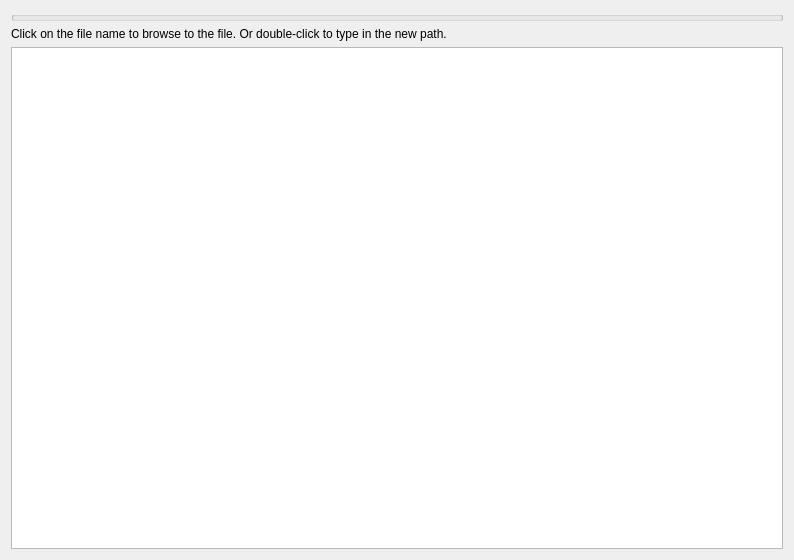
<?xml version="1.0" encoding="UTF-8"?>
<ui version="4.0">
 <class>Dialog_manage_links</class>
 <widget class="QDialog" name="Dialog_manage_links">
  <property name="geometry">
   <rect>
    <x>0</x>
    <y>0</y>
    <width>794</width>
    <height>560</height>
   </rect>
  </property>
  <property name="windowTitle">
   <string>Manage file links</string>
  </property>
  <layout class="QGridLayout" name="gridLayout">
   <item row="3" column="0">
    <widget class="QTableWidget" name="tableWidget"/>
   </item>
   <item row="1" column="0">
    <widget class="QGroupBox" name="groupBox">
     <property name="minimumSize">
      <size>
       <width>0</width>
       <height>10</height>
      </size>
     </property>
     <property name="maximumSize">
      <size>
       <width>16777215</width>
       <height>10</height>
      </size>
     </property>
     <property name="title">
      <string/>
     </property>
    </widget>
   </item>
   <item row="2" column="0">
    <widget class="QLabel" name="label_1">
     <property name="text">
      <string>Click on the file name to browse to the file. Or double-click to type in the new path.</string>
     </property>
    </widget>
   </item>
  </layout>
 </widget>
 <resources/>
 <connections/>
</ui>
